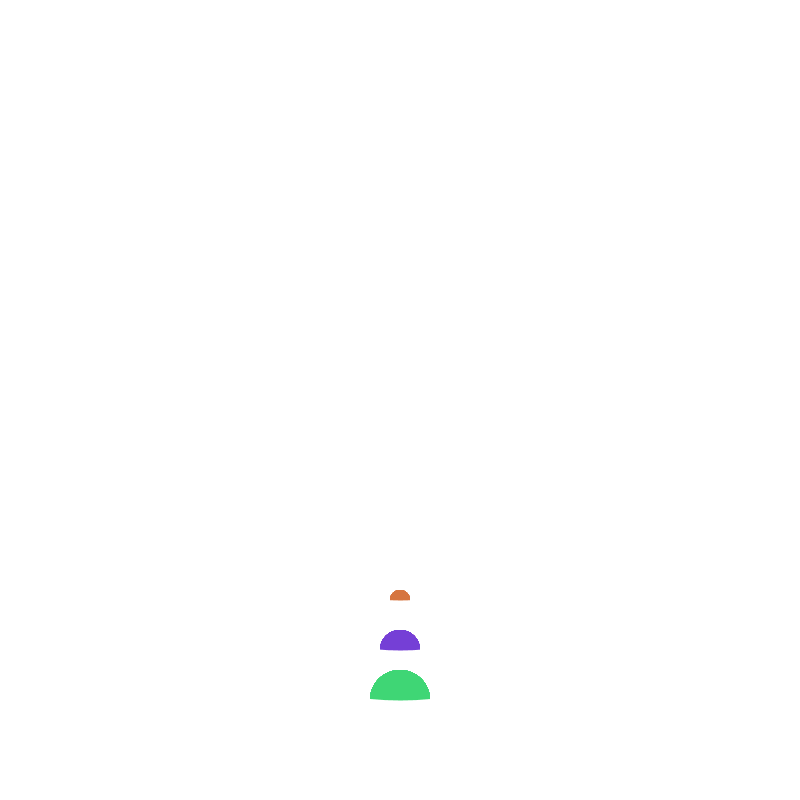
Frame 1 (no input)
Frame 60 (the mouse pressed at the canvas centre just before this capture): identical to frame 1, image omitted
Frame 120 (the mouse held since frame 60 and released just before this capture): identical to frame 1, image omitted

The Processing sketch that drew this single still picture (run headless with seeded random() and noise(); from frame 60 on, the mouse is pressed at the canvas centre):

// Processing sketch: processing_179798
// ── processing_179798.pde

float t;

void setup() {  //setup function called initially, only once
    size(800, 800);
}

void draw() {  //draw function loops #
    background(#FFFFFF);
    t = millis()/4000;
    
    drawPattern(50, 400, 10, #D6753F);
    drawPattern(50, 500, 20, #753FD6);
    drawPattern(50, 600, 30, #3FD675);
}

void drawPattern(int n, int r, int d, int c) {
    strokeWeight(r);
    
    noStroke();
    fill(c);
    strokeWeight(10);
    
    for(int i = 0; i < n; i++) {
        float td = t+(i/n)*TWO_PI;
        ellipse((width/2)+sin(td)*(r/2), (height/2)+cos(td)*(r/2), d+d*cos(td*7+t), d+d*cos(td*7+t));
    }
    
    stroke(#FFFFFF);
    noFill();
    strokeWeight(500);
    ellipse(width/2, height/2, 500+r, 500+r);
}
